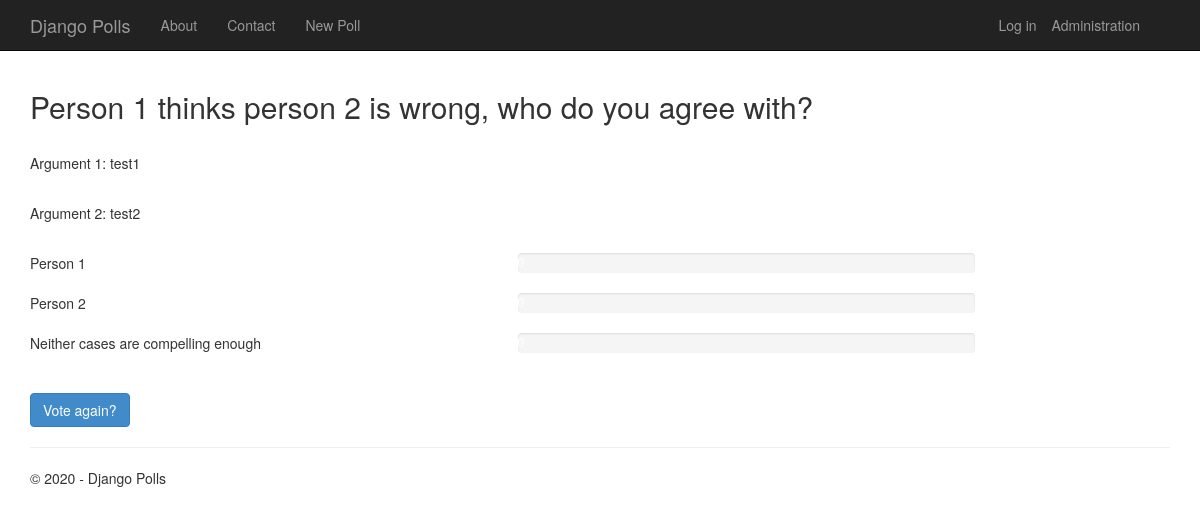
/1/results/, run on the app's committed database.
### app/models.py (models this page shows, shortened)
class Poll(models.Model):
    fields = ['case_title','p1_arg','p2_arg']
    text = models.CharField(max_length=200)
    arg1 = models.CharField(max_length=200)
    arg2 = models.CharField(max_length=200)
    pub_date = models.DateTimeField('date published', default=timezone.now)
    def total_votes(self):
        return self.choice_set.aggregate(Sum('votes'))['votes__sum']

class Choice(models.Model):
    poll = models.ForeignKey(Poll, on_delete=models.CASCADE)
    text = models.CharField(max_length=200)
    votes = models.IntegerField(default=0)
    def votes_percentage(self):
        total=self.poll.total_votes()
        return self.votes / float(total) * 100 if total > 0 else 0

### app/views.py (the view)
class PollResultsView(DetailView):
    model = Poll
    def get_context_data(self, **kwargs):
        context = super(PollResultsView, self).get_context_data(**kwargs)
        context['title'] = 'Results'
        context['year'] = datetime.now().year
        return context

### app/templates/app/results.html (shortened to what this page needs)
{% extends "app/layout.html" %}
{% block content %}
<h2>{{poll.text}}</h2>
<br />
<p>Argument 1: {{poll.arg1}}</p>
<br />
<p>Argument 2: {{poll.arg2}}</p>
<br />
{% for choice in poll.choice_set.all %}
<div class="row">
    <div class="col-sm-5">{{choice.text}}</div>
    <div class="col-sm-5">
        <div class="progress">
        </div>
    </div>
</div>
{% endfor %}
<br />
<a class="btn btn-primary" href="{% url 'app:detail' poll.id %}">Vote again?</a>
{% endblock %}

### app/static/app/content/site.css (style rules this page uses)
body { padding-top: 50px; padding-bottom: 20px; }

### data on the page
Poll: text "Person 1 thinks person 2 is wrong, who do you agree with?", arg1 "test1", arg2 "test2"
Choice: text "Person 1"
Choice: text "Person 2"
Choice: text "Neither cases are compelling enough"

### other printed values
{{ year }} "2020"
